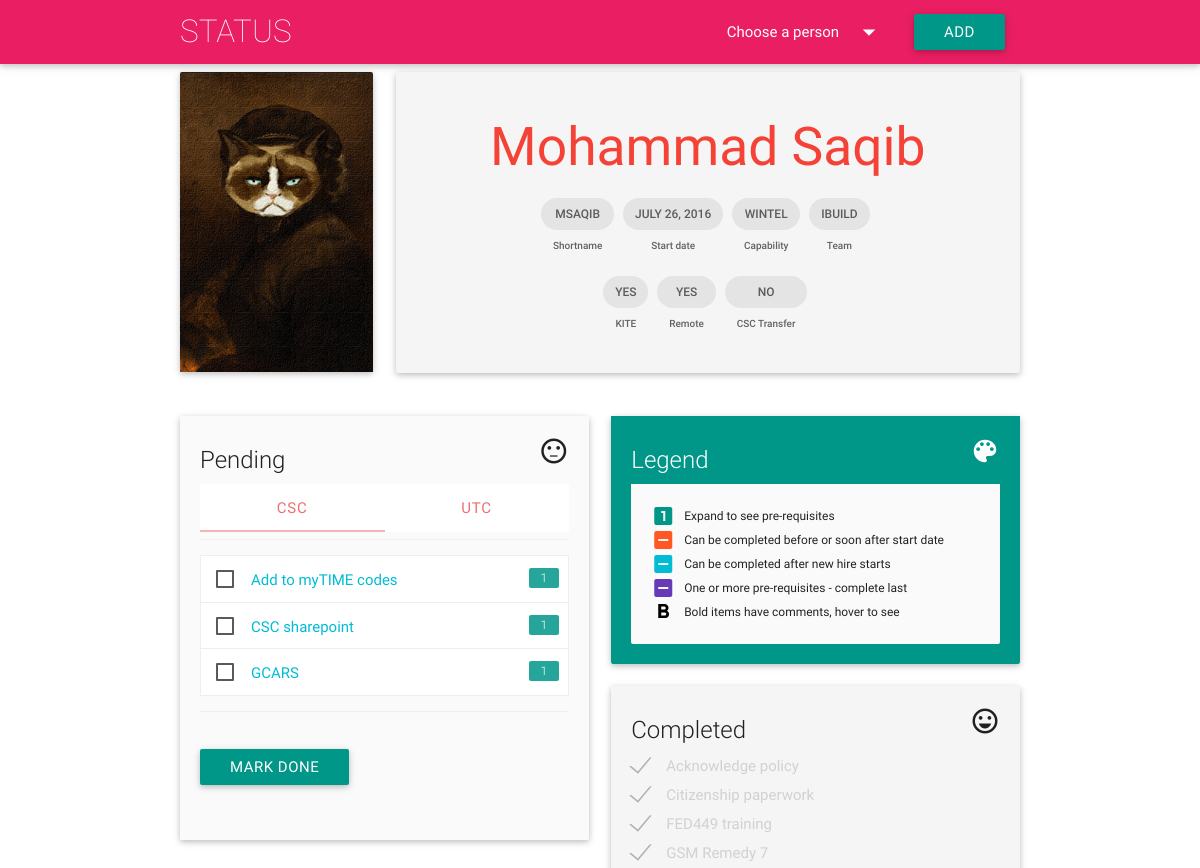
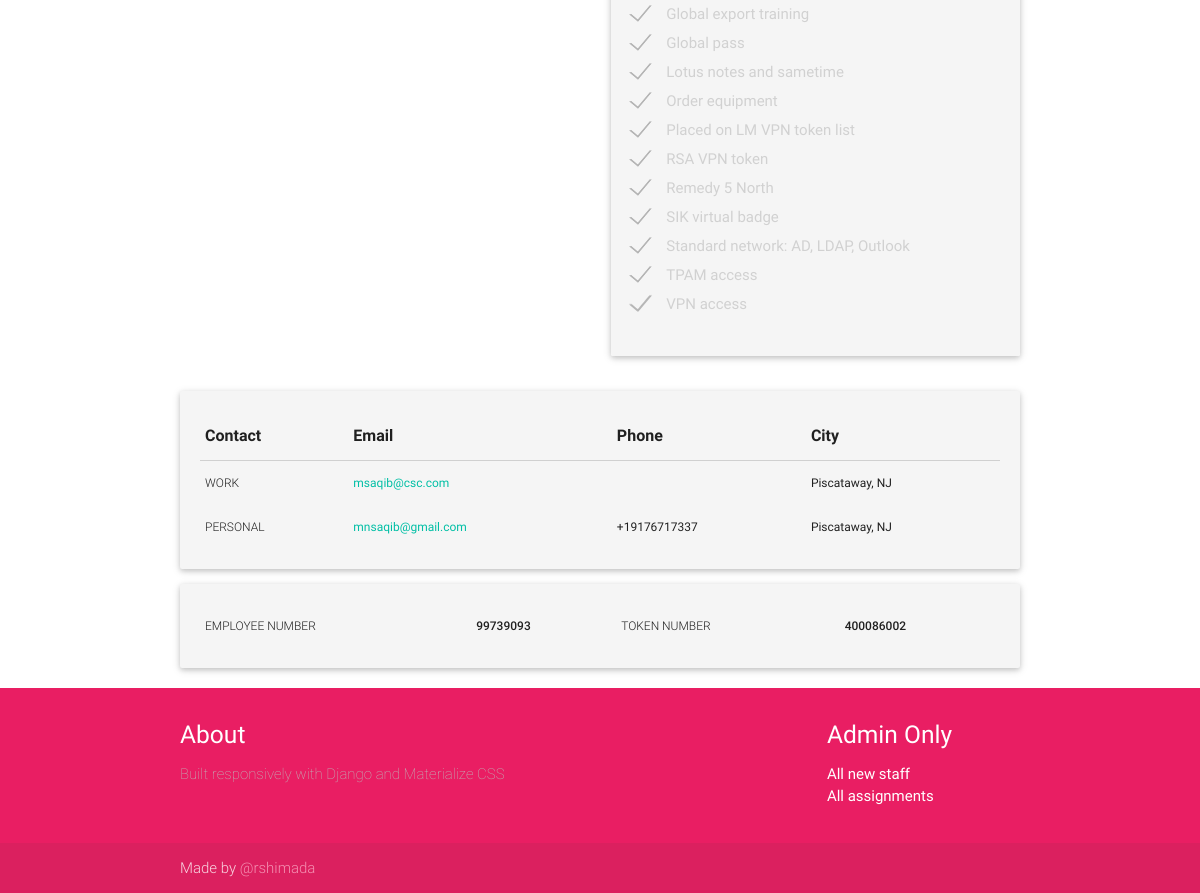
Page /msaqib on the committed database (2 pictures, top to bottom).
### app/models.py (models this page shows)
class Person(models.Model):
    TEAM_CHOICES = (
        ('iACTION', 'iACTION'),
        ('iBUILD', 'iBUILD'),
        ('iENHANCE', 'iENHANCE'),
        ('iSOLVE', 'iSOLVE'))
    EMPLOY_CHOICES = (
        ('Contractor', 'Contractor'),
        ('Employee', 'Employee'))
    SITE_CHOICES = (
        ('Hartford', 'Hartford'),
        ('Puerto Rico', 'Puerto Rico'))
    firstname = models.CharField(max_length=200, verbose_name='First name')
    lastname = models.CharField(max_length=200, verbose_name='Last name')
    shortname = models.CharField(max_length=200, unique=True, verbose_name='CSC shortname')
    startdate = models.DateField(auto_now_add=False, verbose_name='Start date')
    addeddate = models.DateTimeField(auto_now_add=True, verbose_name='Date added to status app')
    personalstreet = models.CharField(max_length=50, blank=True, verbose_name='Home street address')
    personalcity = models.CharField(max_length=50, blank=True, verbose_name='Home city')
    personalstate = models.CharField(max_length=50, blank=True, verbose_name='Home state (abbreviation)')
    personalzip = models.CharField(max_length=5, blank=True, verbose_name='Home zip code')
    personalemail = models.EmailField(max_length=50, blank=True, verbose_name='Personal email address')
    personalphone = PhoneNumberField(blank=True, verbose_name='Personal phone number, format: +1 860 888 6060')
    workphone = PhoneNumberField(blank=True, verbose_name='Work phone number')
    workstreet = models.CharField(max_length=50, blank=True, verbose_name='Work street address')
    workcity = models.CharField(max_length=50, verbose_name='Work city', default='Hartford')
    workstate = models.CharField(max_length=50, verbose_name='Work state', default='CT')
    workzip = models.CharField(max_length=5, blank=True, verbose_name='Work zip code')
    worksite = models.CharField(max_length=20, blank=True, choices=SITE_CHOICES, verbose_name="Work site")
    capability = models.CharField(max_length=20, choices=CAPABILITY_CHOICES, default='Wintel')
    team = models.CharField(max_length=20, choices=TEAM_CHOICES, default='iBUILD')
    kite = models.BooleanField(default=False, verbose_name='Assigned to KITE project')
    remote = models.BooleanField(default=False, verbose_name='Working remotely')
    employid = models.CharField(max_length=15, blank=True, verbose_name='Employee number or PRN')
    employtype = models.CharField(max_length=50, choices=EMPLOY_CHOICES, default='Contractor', verbose_name='Employment Type')
    cscid = models.CharField(max_length=10, blank=True, verbose_name='CSC UTC account name, e.g. XMDS123')
    csctransfer = models.BooleanField(default=False, verbose_name='Existing CSC transfer from another account')
    tokenserial = models.CharField(max_length=15, blank=True, verbose_name='CSC token serial number (if transfer)')
    class Meta:
        ordering = ['-addeddate']
        verbose_name_plural = 'people'
        unique_together = ("firstname", "lastname")
    def __str__(self):
        return '{0} {1}'.format(self.firstname, self.lastname)

class Assignment(models.Model):
    person = models.ForeignKey(Person)
    task = models.ForeignKey(Task)
    comment = models.CharField(max_length=200, blank=True)
    complete = models.BooleanField(default=False)
    class Meta:
        ordering = ['task']
    def __str__(self):
        return self.task.title

class Task(models.Model):
    BU_CHOICES = (
        ('CSC', 'CSC'),
        ('All UTC', 'All UTC'),
        ('CORP', 'Corp'),
        ('CCS', 'CCS (Carrier/FS)'),
        ('OTIS', 'Otis'),
        ('PW', 'P&W'),
        ('SIK', 'Sik'),
        ('UTAS', 'UTAS'),
        ('UTRC', 'UTRC'))
    title = models.CharField(max_length=200)
    description = models.CharField(max_length=600, blank=True)
    stage = models.CharField(max_length=2, blank=True)
    predecessor = models.ManyToManyField("self", symmetrical=False, blank=True)
    vpnrequired = models.BooleanField(default=False, verbose_name='VPN required for this')
    capability = models.CharField(max_length=20, choices=CAPABILITY_CHOICES, blank=True)
    division = models.CharField(max_length=20, choices=BU_CHOICES, blank=True)
    class Meta:
        ordering = ['title', 'stage', 'id']
    def __str__(self):
        return '{0}'.format(self.title)

### app/views.py (the view, shortened to what this page needs)
# urls.py: url(r'^(?P<shortname>\w+)', views.profile),
@require_http_methods(["GET", "POST"])
def profile(request, shortname=None):
    people = Person.objects.order_by('-addeddate')
    person = get_object_or_404(Person, shortname=shortname)
    assignments = Assignment.objects.filter(person=person)
    randimg = random.randint(1, 20)
    form = AssignmentForm(request.POST or None)
    context = {'shortname': shortname,
                'people': people,
                'person': person,
                'assignments': assignments,
                'form': form,
                'message': messages,
                'randimg': randimg}
    return render(request, 'app/profile.html', context)

### app/forms.py
class AssignmentForm(ModelForm):
    class Meta:
        model = Assignment
        fields = ['person', 'task', 'complete']

### app/templates/app/profile.html (shortened to what this page needs)
{% extends "app/index.html" %}
{% load staticfiles %}
{% block content %}
<div class="container">
  <div class="row">
    <div class="col l3 hide-on-med-and-down">
      <div class="card">
        <div class="card-image waves-effect waves-block waves-light">
          <a href="/{{ shortname }}">
            <img src="static/app/img/cat/cat-{{ randimg }}-min.png"></a>
        </div>
      </div>
    </div>
    <div class="col s12 l9">
      <div class="card profile-card">
        <div class="card-content center">
          <span class="card-title red-text">
            <a class="red-text" href="/{{ shortname }}">
              <h2 class="header">{{ person }}</h2></a>
          </span>
          <div class="row">
            <div class="chip">
              <p class="card-item">{{ shortname }}</p>
              Shortname
            </div>
            <div class="chip">
              <p class="card-item">{{ person.startdate }}</p>
              Start date
            </div>
            <div class="chip">
              <p class="card-item">{{ person.capability }}</p>
              Capability
            </div>
            <div class="chip">
              <p class="card-item">{{ person.team }}</p>
              Team
            </div>
          </div>
          <div class="row">
            <div class="chip">
              {% if not person.kite %}<p class="card-item">No</p>
              {% else %}<p class="card-item">Yes</p>{% endif %}
              KITE
            </div>
            <div class="chip">
              {% if not person.remote %}<p class="card-item">No</p>
              {% else %}<p class="card-item">Yes</p>{% endif %}
              Remote
            </div>
            <div class="chip">
              {% if not person.csctransfer %}<p class="card-item">No</p>
              {% else %}<p class="card-item">Yes</p>{% endif %}
              CSC Transfer
            </div>
          </div>
        </div>
      </div>
    </div>
  </div>
  <div class="row">
    <div class="col s12 l6">
      <div class="card">
        <div class="card-content grey lighten-5">
          <span class="card-title">Pending
            <i class="right small material-icons">sentiment_neutral</i>
          </span>
          <div class="row">
              <div class="col s12">
                <ul class="tabs">
                  <li class="tab col s3"><a class="active" href="#csc_tasks">CSC</a></li>
                  <li class="tab col s3"><a href="#utc_tasks">UTC</a></li>
                </ul>
              </div>
              <div id="csc_tasks" class="col s12">
          <form action="" method="POST">
              <ul class="collapsible" data-collapsible="accordion">
              </ul>
              <ul class="collapsible" data-collapsible="accordion">
              </ul>
              <ul class="collapsible" data-collapsible="accordion">
              </ul>
            <br /><input type="submit" value="mark done" class="teal btn waves-light">
          </form>
            </div>
          </div>
        </div>
      </div>
    </div>
    <div class="col s12 l6">
      <div class="card">
        <div class="card-content teal">
          <span class="card-title white-text">Legend
            <i class="right small material-icons">color_lens</i>
          </span>
          <div class="card-content grey lighten-5">
            <table id="legend">
              <col style="width:10%">
              <col style="width:90%">
              <tbody>
                <tr>
                  <td><i class="material-icons teal-text">looks_one</i></td>
                  <td>Expand to see pre-requisites</td>
                </tr>
                <tr>
                  <td><i class="material-icons deep-orange-text">indeterminate_check_box</i></td>
                  <td>Can be completed before or soon after start date</td>
                </tr>
                <tr>
                  <td><i class="material-icons cyan-text">indeterminate_check_box</i></td>
                  <td>Can be completed after new hire starts</td>
                </tr>
                <tr>
                  <td><i class="material-icons deep-purple-text">indeterminate_check_box</i></td>
                  <td>One or more pre-requisites - complete last</td>
                </tr>
                <tr>
                  <td><strong><i class="material-icons black-text">format_bold</i></strong></td>
                  <td>Bold items have comments, hover to see</td>
                </tr>
              </tbody>
            </table>
          </div>
        </div>
      </div>
    </div>
    <div class="col s12 l6">
      <div class="card">
        <div class="card-content grey lighten-4">
          <span class="card-title">Completed
            <i class="right small material-icons">sentiment_very_satisfied</i>
          </span>
          <form action="" method="post">
          </form>
        </div>
      </div>
    </div>
  </div>
  <div class="col s12 l6">
    <div class="card profile-card">
      <div class="card-content">
        <table class="responsive-table highlight">
          <thead>
            <tr>
              <th>Contact</th>
              <th>Email</th>
              <th>Phone</th>
              <th>City</th>
            </tr>
          </thead>
          <tbody>
            <tr>
              <td class="cell-label">Work</td>
              <td><a href="mailto:{{ shortname }}@csc.com">{{ shortname }}@csc.com</a></td>
              <td>{{ person.workphone }}</td>
              <td>{{ person.workcity }}, {{ person.workstate }}</td>
            </tr>
            <tr>
              <td class="cell-label">Personal</td>
              <td><a href="mailto:{{ person.personalemail }}">{{ person.personalemail }}</a></td>
              <td>{{ person.personalphone }}</td>
              <td>{{ person.personalcity }}, {{ person.personalstate }}</td>
            </tr>
          </tbody>
        </table>
      </div>
    </div>
  </div>
  <div class="col s12">
    <div class="card profile-card">
      <div class="card-content">
        <table class="responsive-table highlight">
          <tbody>
            <tr>
              <td class="cell-label">Employee number</td>
              <td class="td-bold">{{ person.employid }}</td>
              <td class="cell-label">Token number</td>
              <td class="td-bold">{{ person.tokenserial }}</td>
            </tr>
          </tbody>
        </table>
      </div>
    </div>
  </div>
</div>
{% endblock %}

### app/static/app/css/app.css (style rules this page uses)
.card-item, .td-bold { font-size: 12px; font-weight: 500; text-transform: uppercase; }
.chip { font-size: 10px !important; }
td { font-size: 12px !important; }
.cell-label { font-weight: 300; text-transform: uppercase; }
.card-image { max-height: 300px; }
label { margin: 0 0 4px 0; }
#legend td, #legend tr { padding: 0; }
.profile-card { background-color: #F5F5F5; }
.collapsible, .collapsible.popout > li.active, .collapsible.popout > li { box-shadow: none !important; border-top: 1px solid #eee; border-right: 1px solid #eee; border-left: 1px solid #eee; transition: none; }
.collapsible-header { padding: 0.8rem 1rem 0.3rem 1rem !important; border-bottom: 1px solid #eee; }
span.badge { right: 30px; line-height: 20px; min-width: 2rem; }
span.badge.new:after { content: "" !important; }

### rows in the picture
Person: firstname+lastname "Mohammad Saqib", shortname "MSAQIB", startdate "JULY 26, 2016", capability "WINTEL", team "IBUILD", shortname "msaqib", workcity "Piscataway", workstate "NJ", personalemail "mnsaqib@gmail.com", personalphone "+19176717337", personalcity "Piscataway", personalstate "NJ", employid "99739093", tokenserial "400086002"
Assignment: task+complete "Add to myTIME codes 1 CSC sharepoint 1 GCARS 1", complete+id+comment "Acknowledge policy Citizenship paperwork FED449 training GSM Remedy 7 Global export training Global pass Lotus notes and sametime Order equipment Placed on LM VPN token list RSA VPN token Remedy 5 North SIK virtual badge Standard network: AD, LDAP, Outlook TPAM access VPN access"
